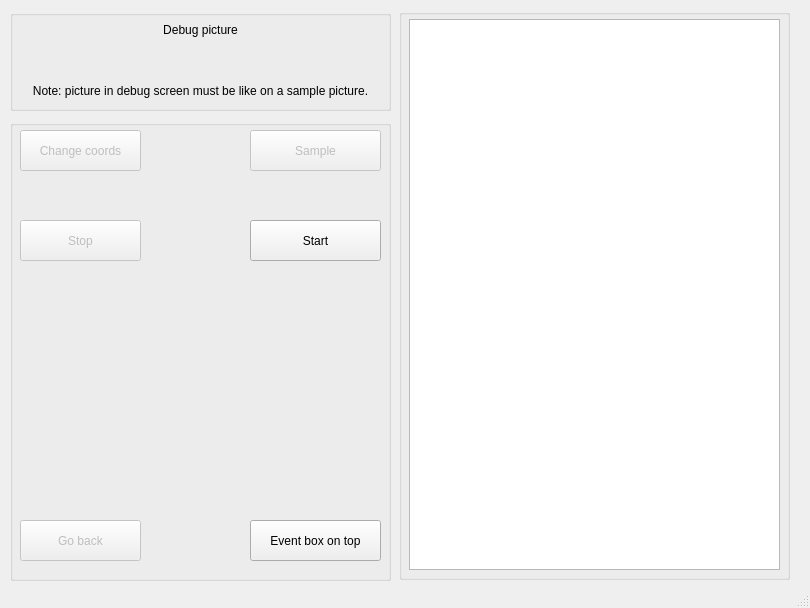
<?xml version="1.0" encoding="UTF-8"?>
<ui version="4.0">
 <class>MainWindow</class>
 <widget class="QMainWindow" name="MainWindow">
  <property name="geometry">
   <rect>
    <x>0</x>
    <y>0</y>
    <width>810</width>
    <height>608</height>
   </rect>
  </property>
  <property name="windowTitle">
   <string>MainWindow</string>
  </property>
  <widget class="QWidget" name="centralwidget">
   <widget class="QGroupBox" name="DebugScreenGroup">
    <property name="geometry">
     <rect>
      <x>10</x>
      <y>10</y>
      <width>381</width>
      <height>101</height>
     </rect>
    </property>
    <property name="title">
     <string/>
    </property>
    <widget class="QLabel" name="DebugLabel">
     <property name="geometry">
      <rect>
       <x>10</x>
       <y>10</y>
       <width>361</width>
       <height>20</height>
      </rect>
     </property>
     <property name="layoutDirection">
      <enum>Qt::LayoutDirection::LeftToRight</enum>
     </property>
     <property name="text">
      <string>Debug picture</string>
     </property>
     <property name="textFormat">
      <enum>Qt::TextFormat::PlainText</enum>
     </property>
     <property name="alignment">
      <set>Qt::AlignmentFlag::AlignCenter</set>
     </property>
    </widget>
    <widget class="QLabel" name="DebugPicLabel">
     <property name="geometry">
      <rect>
       <x>10</x>
       <y>29</y>
       <width>361</width>
       <height>41</height>
      </rect>
     </property>
     <property name="maximumSize">
      <size>
       <width>361</width>
       <height>41</height>
      </size>
     </property>
     <property name="text">
      <string/>
     </property>
     <property name="alignment">
      <set>Qt::AlignmentFlag::AlignCenter</set>
     </property>
    </widget>
    <widget class="QLabel" name="DebugNoteLabel">
     <property name="geometry">
      <rect>
       <x>10</x>
       <y>70</y>
       <width>361</width>
       <height>21</height>
      </rect>
     </property>
     <property name="text">
      <string>Note: picture in debug screen must be like on a sample picture.</string>
     </property>
     <property name="alignment">
      <set>Qt::AlignmentFlag::AlignCenter</set>
     </property>
    </widget>
   </widget>
   <widget class="QGroupBox" name="EventHystoryBox">
    <property name="geometry">
     <rect>
      <x>399</x>
      <y>9</y>
      <width>391</width>
      <height>571</height>
     </rect>
    </property>
    <property name="title">
     <string/>
    </property>
    <widget class="QPlainTextEdit" name="EventHistoryTextEdit">
     <property name="geometry">
      <rect>
       <x>10</x>
       <y>10</y>
       <width>371</width>
       <height>551</height>
      </rect>
     </property>
     <property name="readOnly">
      <bool>true</bool>
     </property>
    </widget>
   </widget>
   <widget class="QGroupBox" name="ButtonPanel">
    <property name="geometry">
     <rect>
      <x>10</x>
      <y>120</y>
      <width>381</width>
      <height>461</height>
     </rect>
    </property>
    <property name="title">
     <string/>
    </property>
    <widget class="QPushButton" name="SampleButton">
     <property name="enabled">
      <bool>false</bool>
     </property>
     <property name="geometry">
      <rect>
       <x>240</x>
       <y>10</y>
       <width>131</width>
       <height>41</height>
      </rect>
     </property>
     <property name="text">
      <string>Sample</string>
     </property>
    </widget>
    <widget class="QPushButton" name="ChangeCoordsButton">
     <property name="enabled">
      <bool>false</bool>
     </property>
     <property name="geometry">
      <rect>
       <x>10</x>
       <y>10</y>
       <width>121</width>
       <height>41</height>
      </rect>
     </property>
     <property name="text">
      <string>Change coords</string>
     </property>
    </widget>
    <widget class="QPushButton" name="StartButton">
     <property name="geometry">
      <rect>
       <x>240</x>
       <y>100</y>
       <width>131</width>
       <height>41</height>
      </rect>
     </property>
     <property name="text">
      <string>Start</string>
     </property>
    </widget>
    <widget class="QPushButton" name="StopButton">
     <property name="enabled">
      <bool>false</bool>
     </property>
     <property name="geometry">
      <rect>
       <x>10</x>
       <y>100</y>
       <width>121</width>
       <height>41</height>
      </rect>
     </property>
     <property name="text">
      <string>Stop</string>
     </property>
    </widget>
    <widget class="QPushButton" name="GoBackButton">
     <property name="enabled">
      <bool>false</bool>
     </property>
     <property name="geometry">
      <rect>
       <x>10</x>
       <y>400</y>
       <width>121</width>
       <height>41</height>
      </rect>
     </property>
     <property name="text">
      <string>Go back</string>
     </property>
    </widget>
    <widget class="QPushButton" name="EvemtBoxOnTop">
     <property name="geometry">
      <rect>
       <x>240</x>
       <y>400</y>
       <width>131</width>
       <height>41</height>
      </rect>
     </property>
     <property name="text">
      <string>Event box on top</string>
     </property>
    </widget>
   </widget>
  </widget>
  <widget class="QStatusBar" name="statusbar">
   <property name="enabled">
    <bool>true</bool>
   </property>
  </widget>
 </widget>
 <resources/>
 <connections>
  <connection>
   <sender>StartButton</sender>
   <signal>clicked(bool)</signal>
   <receiver>StopButton</receiver>
   <slot>setDisabled(bool)</slot>
   <hints>
    <hint type="sourcelabel">
     <x>315</x>
     <y>240</y>
    </hint>
    <hint type="destinationlabel">
     <x>80</x>
     <y>240</y>
    </hint>
   </hints>
  </connection>
  <connection>
   <sender>StartButton</sender>
   <signal>clicked(bool)</signal>
   <receiver>StartButton</receiver>
   <slot>setEnabled(bool)</slot>
   <hints>
    <hint type="sourcelabel">
     <x>315</x>
     <y>240</y>
    </hint>
    <hint type="destinationlabel">
     <x>315</x>
     <y>240</y>
    </hint>
   </hints>
  </connection>
  <connection>
   <sender>StopButton</sender>
   <signal>clicked(bool)</signal>
   <receiver>StopButton</receiver>
   <slot>setEnabled(bool)</slot>
   <hints>
    <hint type="sourcelabel">
     <x>80</x>
     <y>240</y>
    </hint>
    <hint type="destinationlabel">
     <x>80</x>
     <y>240</y>
    </hint>
   </hints>
  </connection>
  <connection>
   <sender>StopButton</sender>
   <signal>clicked(bool)</signal>
   <receiver>StartButton</receiver>
   <slot>setDisabled(bool)</slot>
   <hints>
    <hint type="sourcelabel">
     <x>80</x>
     <y>240</y>
    </hint>
    <hint type="destinationlabel">
     <x>315</x>
     <y>240</y>
    </hint>
   </hints>
  </connection>
 </connections>
</ui>
